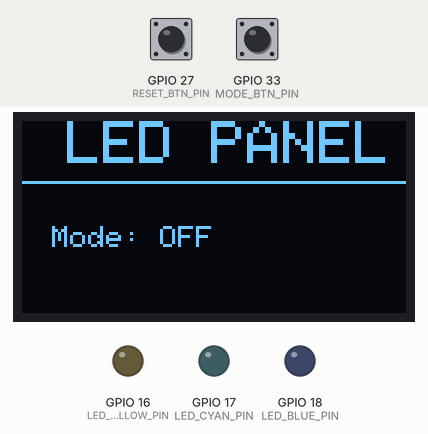
Simulated run of this program. Board: ESP32. Parts: 128×64 one-colour display, output pins drawn as LEDs (lit = HIGH). The test bench sets the inputs (shaded band); at power-on: GPIO 33 (MODE_BTN_PIN) HIGH, GPIO 27 (RESET_BTN_PIN) HIGH.

Above: at 1.2 s.
1.3 s: GPIO 33 (MODE_BTN_PIN) pulled LOW for 0.15 s
At 2.6 s:
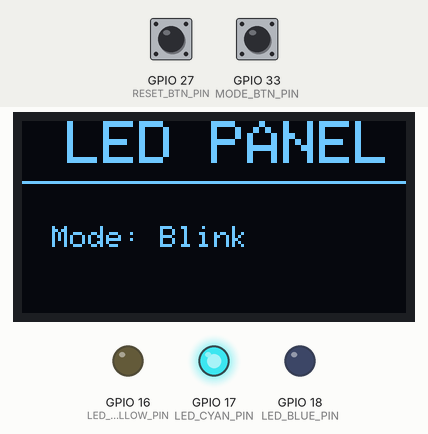
4.4 s: GPIO 33 (MODE_BTN_PIN) pulled LOW for 1 s
At 5.5 s:
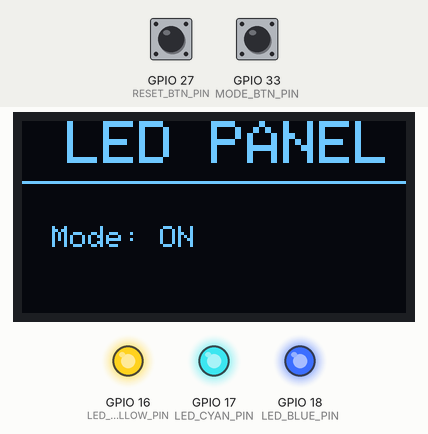
6.9 s: GPIO 33 (MODE_BTN_PIN) pulled LOW for 0.15 s
At 7.09 s:
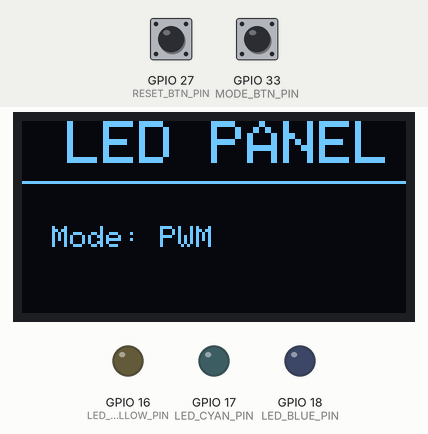
7.6 s: GPIO 27 (RESET_BTN_PIN) pulled LOW for 0.15 s
At 8.0 s:
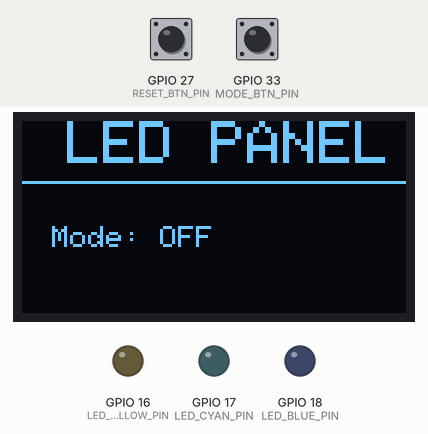
9.2 s: GPIO 33 (MODE_BTN_PIN) pulled LOW for 3.2 s
At 11.8 s:
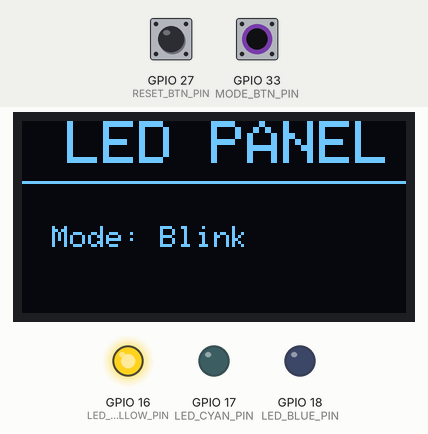
14.5 s: GPIO 27 (RESET_BTN_PIN) pulled LOW for 1 s
At 15.6 s:
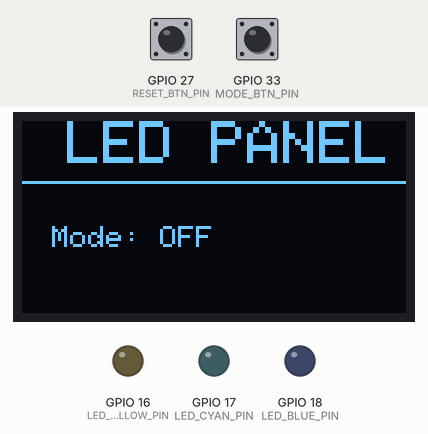
Timing chart, 0 to 17.5 s (numbered marks = the images above; inputs shaded):
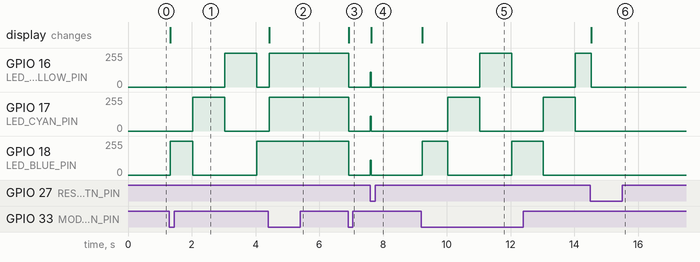

The program:

main.cpp
```cpp
#include <Arduino.h>
#include <Wire.h>
#include <Adafruit_GFX.h>
#include <Adafruit_SSD1306.h>

// --- Screen & Display Settings ---
#define SCREEN_WIDTH 128
#define SCREEN_HEIGHT 64
Adafruit_SSD1306 display(SCREEN_WIDTH, SCREEN_HEIGHT, &Wire, -1);

// --- Hardware Pin Assignments ---
#define LED_YELLOW_PIN 16
#define LED_BLUE_PIN   18
#define LED_CYAN_PIN   17
#define MODE_BTN_PIN   33
#define RESET_BTN_PIN  27

// --- LEDC PWM Configuration ---
#define PWM_CHAN_YELLOW 0
#define PWM_CHAN_BLUE   1
#define PWM_CHAN_CYAN   2
#define PWM_FREQ        4000
#define PWM_RESOLUTION  8

// --- Global Variables ---
hw_timer_t *blinkTimer = nullptr;
int currentMode = 0;
int blinkStep = 0;
bool prevModeBtnState = HIGH;
bool prevResetBtnState = HIGH;
unsigned long lastPressTime = 0;
const int debounceDelay = 600;
volatile unsigned long timerTick = 0;

// --- Interrupt Service Routine (ISR) for Timer ---
void IRAM_ATTR onTimerInterrupt() {
  timerTick++;
}

// --- Function to Update the OLED Display ---
void updateDisplay() {
  display.clearDisplay();
  display.setTextSize(2);
  display.setTextColor(SSD1306_WHITE);
  display.setCursor(15, 0);
  display.println("LED PANEL");
  display.drawLine(0, 20, 127, 20, SSD1306_WHITE);
  display.setTextSize(1);
  display.setCursor(10, 35);

  if (currentMode == 0) display.print("Mode: OFF");
  else if (currentMode == 1) display.print("Mode: Blink");
  else if (currentMode == 2) display.print("Mode: ON");
  else if (currentMode == 3) display.print("Mode: PWM");

  display.display();
}

// --- Setup Function ---
void setup() {
  Serial.begin(115200);

  pinMode(LED_YELLOW_PIN, OUTPUT);
  pinMode(LED_BLUE_PIN, OUTPUT);
  pinMode(LED_CYAN_PIN, OUTPUT);
  pinMode(MODE_BTN_PIN, INPUT_PULLUP);
  pinMode(RESET_BTN_PIN, INPUT_PULLUP);

  if (!display.begin(SSD1306_SWITCHCAPVCC, 0x3C)) {
    while (true);
  }

  ledcSetup(PWM_CHAN_YELLOW, PWM_FREQ, PWM_RESOLUTION);
  ledcSetup(PWM_CHAN_BLUE, PWM_FREQ, PWM_RESOLUTION);
  ledcSetup(PWM_CHAN_CYAN, PWM_FREQ, PWM_RESOLUTION);

  ledcAttachPin(LED_YELLOW_PIN, PWM_CHAN_YELLOW);
  ledcAttachPin(LED_BLUE_PIN, PWM_CHAN_BLUE);
  ledcAttachPin(LED_CYAN_PIN, PWM_CHAN_CYAN);

  blinkTimer = timerBegin(0, 80, true);
  timerAttachInterrupt(blinkTimer, &onTimerInterrupt, true);
  timerAlarmWrite(blinkTimer, 1000000, true);
  timerAlarmEnable(blinkTimer);

  ledcWrite(PWM_CHAN_YELLOW, 0);
  ledcWrite(PWM_CHAN_BLUE, 0);
  ledcWrite(PWM_CHAN_CYAN, 0);
  updateDisplay();
}

// --- Main Loop ---
void loop() {
  bool modeBtnState = digitalRead(MODE_BTN_PIN);
  bool resetBtnState = digitalRead(RESET_BTN_PIN);

  if (millis() - lastPressTime > debounceDelay) {
    if (modeBtnState == LOW && prevModeBtnState == HIGH) {
      currentMode = (currentMode + 1) % 4;
      blinkStep = 0;
      updateDisplay();
      lastPressTime = millis();
    }
    if (resetBtnState == LOW && prevResetBtnState == HIGH) {
      currentMode = 0;
      blinkStep = 0;
      updateDisplay();
      lastPressTime = millis();
    }
  }
  prevModeBtnState = modeBtnState;
  prevResetBtnState = resetBtnState;

  if (currentMode == 0) {
    ledcWrite(PWM_CHAN_YELLOW, 0);
    ledcWrite(PWM_CHAN_BLUE, 0);
    ledcWrite(PWM_CHAN_CYAN, 0);
  }
  else if (currentMode == 1) {
    static unsigned long lastTickHandled = 0;
    if (timerTick != lastTickHandled) {
      lastTickHandled = timerTick;
      blinkStep = (blinkStep + 1) % 3;
      if (blinkStep == 0) {
        ledcWrite(PWM_CHAN_YELLOW, 255);
        ledcWrite(PWM_CHAN_BLUE, 0);
        ledcWrite(PWM_CHAN_CYAN, 0);
      } else if (blinkStep == 1) {
        ledcWrite(PWM_CHAN_YELLOW, 0);
        ledcWrite(PWM_CHAN_BLUE, 255);
        ledcWrite(PWM_CHAN_CYAN, 0);
      } else {
        ledcWrite(PWM_CHAN_YELLOW, 0);
        ledcWrite(PWM_CHAN_BLUE, 0);
        ledcWrite(PWM_CHAN_CYAN, 255);
      }
    }
  }
  else if (currentMode == 2) {
    ledcWrite(PWM_CHAN_YELLOW, 255);
    ledcWrite(PWM_CHAN_BLUE, 255);
    ledcWrite(PWM_CHAN_CYAN, 255);
  }
  else if (currentMode == 3) {
    for (int dutyCycle = 0; dutyCycle <= 255 && currentMode == 3; dutyCycle++) {
      ledcWrite(PWM_CHAN_YELLOW, dutyCycle);
      ledcWrite(PWM_CHAN_BLUE, dutyCycle);
      ledcWrite(PWM_CHAN_CYAN, dutyCycle);
      delay(5);
      if (digitalRead(MODE_BTN_PIN) == LOW || digitalRead(RESET_BTN_PIN) == LOW) return;
    }
    for (int dutyCycle = 255; dutyCycle >= 0 && currentMode == 3; dutyCycle--) {
      ledcWrite(PWM_CHAN_YELLOW, dutyCycle);
      ledcWrite(PWM_CHAN_BLUE, dutyCycle);
      ledcWrite(PWM_CHAN_CYAN, dutyCycle);
      delay(5);
      if (digitalRead(MODE_BTN_PIN) == LOW || digitalRead(RESET_BTN_PIN) == LOW) return;
    }
  }
}
```

Measured:
- after the input at 1.3 s, GPIO 16 (LED_YELLOW_PIN): 0/255 → 255/255 after 1.7 s, → 0/255 1.0 s later; GPIO 17 (LED_CYAN_PIN): 0/255 → 255/255 after 0.73 s, → 0/255 1.0 s later; GPIO 18 (LED_BLUE_PIN): 0/255 → 255/255 at once, → 0/255 0.70 s later, → 255/255 2.0 s later; the display: changes at once (image 1)
- after the input at 4.4 s, GPIO 16 (LED_YELLOW_PIN): 0/255 → 255/255 after 0.03 s instead of 1.6 s; GPIO 18 (LED_BLUE_PIN): stays 255/255 (without the input it goes to 0/255 after 0.63 s); the display: changes at once (image 2)
- after the input at 6.9 s, GPIO 16 (LED_YELLOW_PIN), GPIO 17 (LED_CYAN_PIN), GPIO 18 (LED_BLUE_PIN): 255/255 → 0/255 at once, → 109/255 0.67 s later; the display: changes at once (image 3)
- after the input at 7.6 s, the display: changes at once (image 4)
- after the input at 9.2 s, GPIO 16 (LED_YELLOW_PIN): 0/255 → 255/255 after 1.8 s, → 0/255 1.0 s later, → 255/255 2.0 s later; GPIO 17 (LED_CYAN_PIN): alternates 255/255 for 1.0 s and 0/255 for 2.0 s, starting after 0.83 s
- after the input at 14.5 s, GPIO 17 (LED_CYAN_PIN): stays 0/255 (without the input it goes to 255/255 after 1.5 s); GPIO 18 (LED_BLUE_PIN): stays 0/255 (without the input it goes to 255/255 after 0.53 s); the display: changes at once (image 6)
